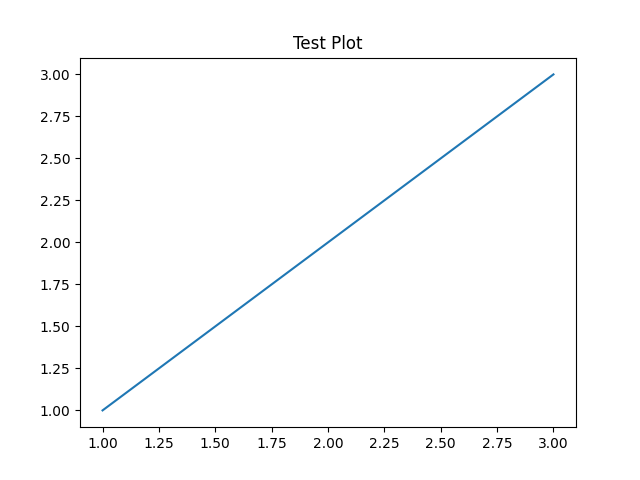

This chart was generated by the following Python code:
import matplotlib
matplotlib.use('Agg')
import matplotlib.pyplot as plt
import os

try:
    print("Attempting to create a test plot...")
    # Create a simple figure
    fig, ax = plt.subplots()
    ax.plot([1, 2, 3], [1, 2, 3])
    ax.set_title("Test Plot")
    
    # Define a simple, absolute path
    file_path = os.path.join(os.getcwd(), 'test_plot.png')
    
    # Save the figure
    plt.savefig(file_path)
    
    print(f"Successfully attempted to save plot to: {file_path}")
    
    # Verify if the file was actually created
    if os.path.exists(file_path):
        print("SUCCESS: The file 'test_plot.png' was created.")
    else:
        print("FAILURE: The file 'test_plot.png' was NOT created.")

except Exception as e:
    print(f"An error occurred during the plotting test: {e}")
